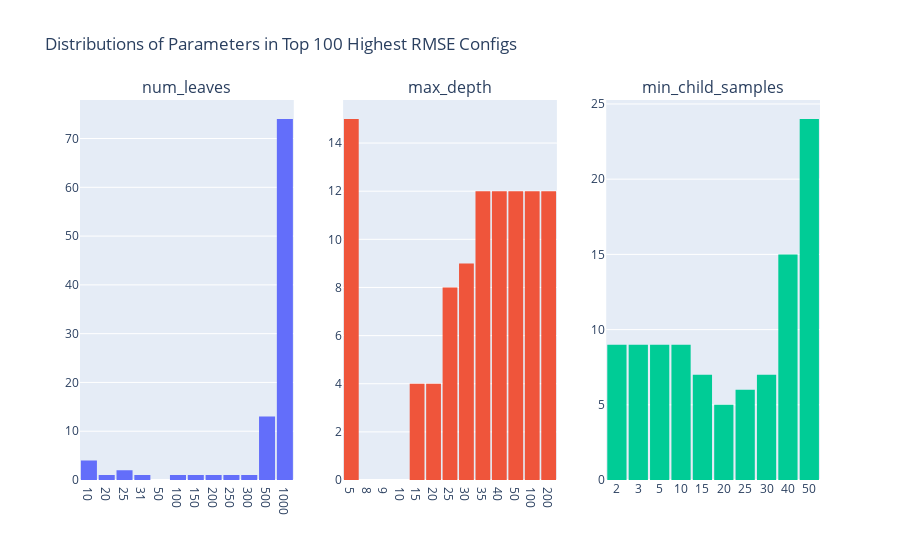

Notebook cell for this chart:
### Markdown cell above
#### 100 worst params

### Code cell
bottom_100 = real_overfitting_df.nlargest(100, 'test rmse')

plot_param_distribution(bottom_100, 'Top 100 Highest RMSE Configs')

### Figure 1 — Plotly figure (JSON) as saved in the notebook; plotly's stock layout.template omitted (floating-point values rounded to 4 significant figures)
{"data": [{"nbinsx": 12, "showlegend": false, "type": "histogram", "x": [1000, 1000, 1000, 500, 500, 1000, 1000, 500, 1000, 1000, 1000, 1000, 1000, 1000, 1000, 1000, 1000, 500, 1000, 1000, 1000, 1000, 1000, 1000, 1000, 1000, 1000, 1000, 1000, 1000, 1000, 1000, 1000, 500, 1000, 1000, 1000, 10, 1000, 1000, 1000, 1000, 1000, 1000, 1000, 1000, 1000, 1000, 1000, 1000, 1000, 1000, 1000, 1000, 1000, 1000, 1000, 1000, 1000, 1000, 500, 1000, 1000, 500, 10, 1000, 1000, 1000, 1000, 1000, 500, 500, 1000, 1000, 1000, 1000, 20, 1000, 1000, 500, 1000, 1000, 1000, 31, 500, 10, 1000, 25, 500, 1000, 25, 10, 1000, 1000, 500, 300, 250, 200, 150, 100], "xaxis": "x", "yaxis": "y"}, {"nbinsx": 13, "showlegend": false, "type": "histogram", "x": [100, 200, 200, 200, 100, 100, 50, 50, 100, 200, 50, 40, 40, 35, 50, 200, 100, 40, 25, 20, 50, 30, 20, 100, 40, 200, 25, 35, 50, 200, 100, 35, 40, 35, 15, 30, 25, 5, 15, 200, 100, 30, 50, 40, 100, 35, 200, 35, 40, 200, 100, 50, 200, 100, 25, 15, 30, 50, 50, 35, 100, 20, 40, 200, 5, 50, 40, 40, 30, 35, 30, 50, 40, 20, 30, 25, 5, 35, 35, 40, 30, 35, 15, 5, 25, 5, 25, 5, 35, 30, 5, 5, 25, 5, 5, 5, 5, 5, 5, 5], "xaxis": "x2", "yaxis": "y2"}, {"nbinsx": 10, "showlegend": false, "type": "histogram", "x": [50, 50, 40, 50, 50, 40, 50, 50, 30, 30, 40, 5, 50, 5, 5, 5, 5, 50, 5, 5, 30, 5, 3, 25, 40, 25, 3, 50, 2, 2, 2, 2, 2, 50, 3, 2, 2, 50, 5, 3, 3, 3, 3, 10, 20, 3, 20, 10, 3, 10, 10, 10, 15, 15, 10, 2, 10, 25, 15, 40, 40, 2, 30, 40, 40, 20, 25, 15, 50, 15, 50, 40, 20, 10, 15, 15, 50, 30, 25, 40, 40, 20, 10, 40, 50, 30, 50, 40, 40, 30, 50, 25, 40, 50, 50, 50, 50, 50, 50, 50], "xaxis": "x3", "yaxis": "y3"}], "layout": {"annotations": [{"font": {"size": 16}, "showarrow": false, "text": "num_leaves", "x": 0.1444, "xanchor": "center", "xref": "paper", "y": 1, "yanchor": "bottom", "yref": "paper"}, {"font": {"size": 16}, "showarrow": false, "text": "max_depth", "x": 0.5, "xanchor": "center", "xref": "paper", "y": 1, "yanchor": "bottom", "yref": "paper"}, {"font": {"size": 16}, "showarrow": false, "text": "min_child_samples", "x": 0.8556, "xanchor": "center", "xref": "paper", "y": 1, "yanchor": "bottom", "yref": "paper"}], "bargap": 0.1, "title": {"text": "Distributions of Parameters in Top 100 Highest RMSE Configs"}, "xaxis": {"anchor": "y", "categoryarray": [10, 20, 25, 31, 50, 100, 150, 200, 250, 300, 500, 1000], "categoryorder": "array", "domain": [0, 0.2889], "type": "category"}, "xaxis2": {"anchor": "y2", "categoryarray": [5, 8, 9, 10, 15, 20, 25, 30, 35, 40, 50, 100, 200], "categoryorder": "array", "domain": [0.3556, 0.6444], "type": "category"}, "xaxis3": {"anchor": "y3", "categoryarray": [2, 3, 5, 10, 15, 20, 25, 30, 40, 50], "categoryorder": "array", "domain": [0.7111, 1], "type": "category"}, "yaxis": {"anchor": "x", "domain": [0, 1]}, "yaxis2": {"anchor": "x2", "domain": [0, 1]}, "yaxis3": {"anchor": "x3", "domain": [0, 1]}}}
